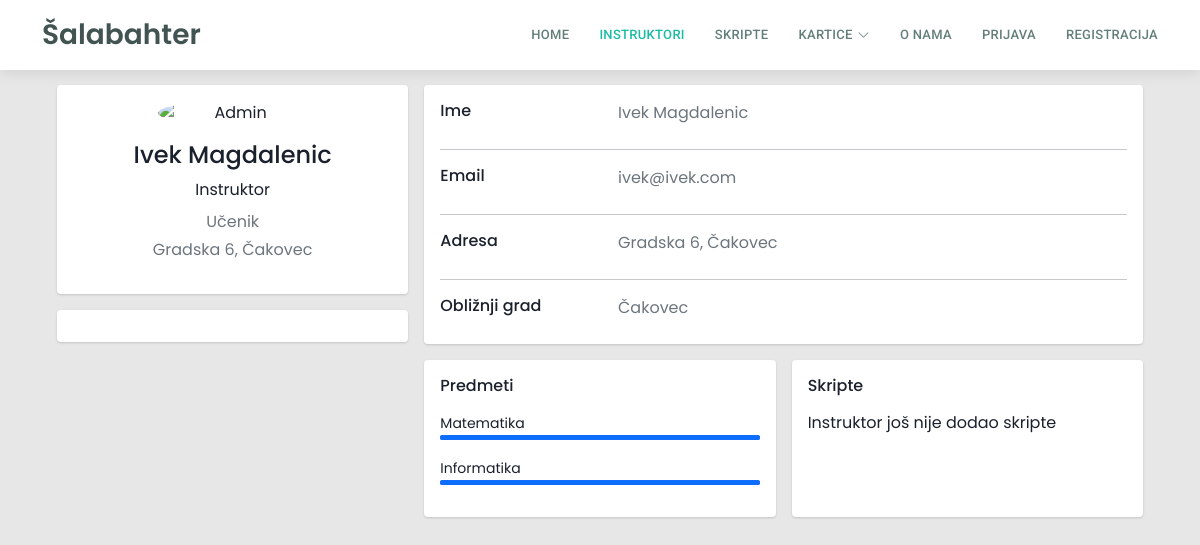
Page /profil?korisnik=21 on the earlier database version.
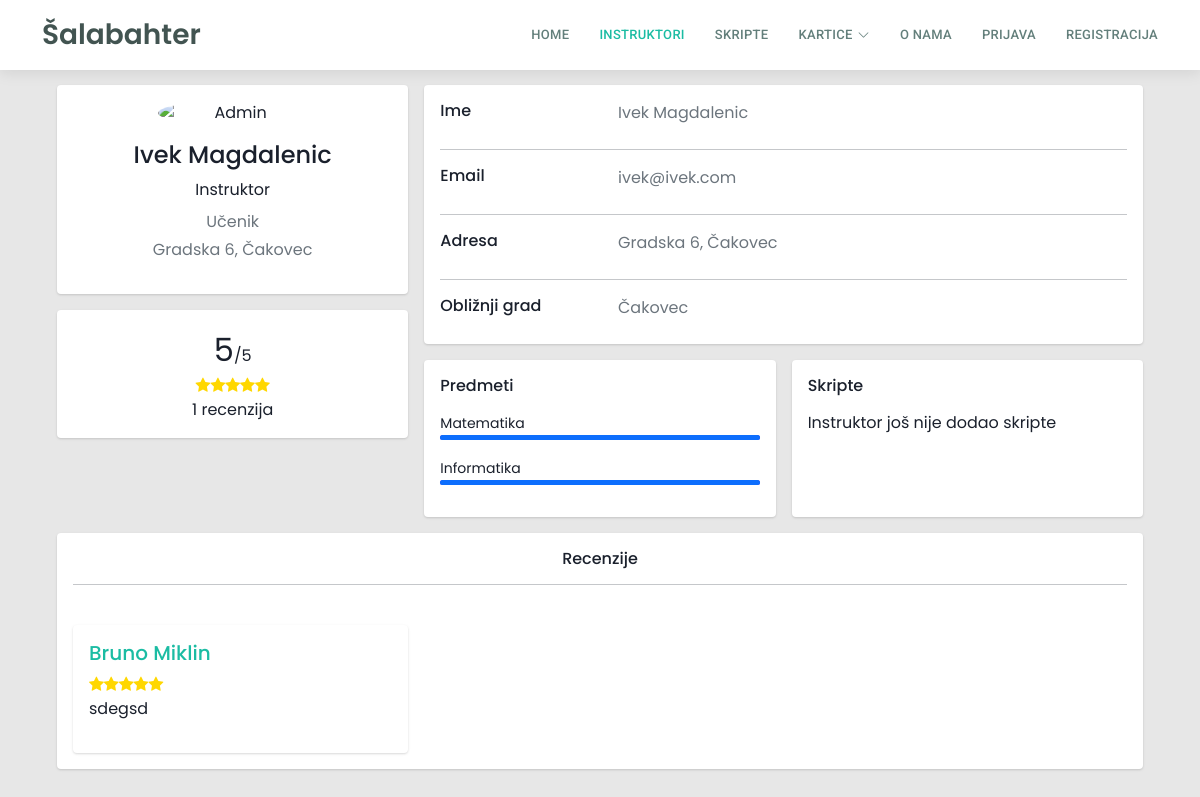
Same page on the later database version.
### tables this page shows
CREATE TABLE `predmeti` (
  `predmet_id` int(11) NOT NULL,
  `naziv_predmeta` varchar(255) DEFAULT NULL,
  `predmet_boja` varchar(255) NOT NULL
);

CREATE TABLE `recenzije` (
  `recenzija_id` int(11) NOT NULL,
  `ocjena` int(1) NOT NULL,
  `komentar` varchar(255) NOT NULL,
  `odKorisnika` int(11) NOT NULL,
  `zaKorisnika` int(11) NOT NULL
);

CREATE TABLE `korisnik` (
  `korisnik_id` int(11) NOT NULL,
  `ime` varchar(50) DEFAULT NULL,
  `prezime` varchar(50) DEFAULT NULL,
  `email` varchar(100) DEFAULT NULL,
  `lozinka` varchar(255) DEFAULT NULL,
  `adresa` varchar(255) DEFAULT NULL,
  `prebivaliste` varchar(255) NOT NULL,
  `mjesto` int(5) DEFAULT NULL,
  `slika_korisnika` varchar(255) DEFAULT NULL,
  `status_korisnika` int(20) DEFAULT NULL,
  `isAdmin` tinyint(1) NOT NULL
);

### profil/index.php (the view, shortened to what the changed rows need)
<?php
$con = require "../ukljucivanje/connection/spajanje.php";
$korisnikID = $_GET['korisnik'];
$sqlProvjeraInstruktora = "SELECT * FROM instruktori WHERE korisnik_id =  {$korisnikID}";
$rezultatInstruktor = $con->query($sqlProvjeraInstruktora);
$instruktor = $rezultatInstruktor->fetch_assoc();
if ($rezultatInstruktor->num_rows > 0) {
  $korisnikJeInstruktor = true;
} else {
  $korisnikJeInstruktor = false;
}
if ($korisnikJeInstruktor) {
  $sqlInstruktoroviPredmeti = "SELECT naziv_predmeta FROM instruktorovipredmeti,predmeti WHERE instruktorovipredmeti.predmet_id=predmeti.predmet_id AND instruktorovipredmeti.instruktor_id = {$instruktor['instruktor_id']}";
  $rezultatInstruktoroviPredmeti = $con->query($sqlInstruktoroviPredmeti);
}
$sqlDohvatiRecenzije = "SELECT * FROM recenzije WHERE zaKorisnika = {$korisnikID}";
$rezultatRecenzije = $con->query($sqlDohvatiRecenzije);
if ($rezultatRecenzije->num_rows > 0) {
  $imaRecenzije = true;
} else {
  $imaRecenzije = false;
}
?>
<!DOCTYPE html>
<html lang="en">
<head>
  <?php include '../assets/css/stiliranjeSporedno.php'; ?>
  <link rel="stylesheet" href="https://cdnjs.cloudflare.com/ajax/libs/font-awesome/4.7.0/css/font-awesome.min.css">
  <link href="../assets/css/recenzije.css" rel="stylesheet">
  <link href="../assets/css/nadzornaploca.css" rel="stylesheet">
</head>
<body>
  <?php include '../ukljucivanje/header.php'; ?>
  <div class="container" >
    <div class="main-body ">
      <div class="row gutters-sm">
        <div class="col-md-4 mb-3 ">
          <div class="card">
            <div class="card-body">
            </div>
          </div>
          <div class="card mt-3">
            <div class="card-body ">
              <div class="row">
                <div class="col-12 ">
                  <div class="content text-center">
                    <div class="ratings">
                      <?php if ($imaRecenzije) : ?>
                        <?php
                        $sqlDohvatiOcjene = "SELECT ROUND(AVG(ocjena),1) as prosjek, COUNT(ocjena) as brojOcjena FROM recenzije WHERE zaKorisnika = {$korisnikID} ";
                        $rezultatOcjene = $con->query($sqlDohvatiOcjene);
                        $ocjene = $rezultatOcjene->fetch_assoc();
                        $ocjene = floatval($ocjene['prosjek']);
                        $sqlBrojRecenzija = "SELECT COUNT(ocjena) as brojOcjena FROM recenzije WHERE zaKorisnika = {$korisnikID} ";
                        $rezultatBrojRecenzija = $con->query($sqlBrojRecenzija);
                        $brojRecenzija = $rezultatBrojRecenzija->fetch_assoc();
                        $brojRecenzija = $brojRecenzija['brojOcjena'];
                        ?>
                        <span style="font-size: 2em;"><?php echo $ocjene; ?></span><span>/5 <br></span>
                        <?php
                        for ($i = 1; $i <= 5; $i++) {
                          if ($i <= $ocjene) {
                            echo '<i class="fa fa-star" style="color:gold;"></i>';
                          } else {
                            echo '<i class="fa fa-star-o"></i>';
                          }
                        }
                        ?>
                        <div class="rating-text">
                          <span><?php echo $brojRecenzija ?> recenzija</span>
                          <br>
                        </div>
                      <?php endif; ?>
                    </div>
                  </div>
                </div>
              </div>
            </div>
          </div>
        </div>
        <div class="col-md-8">
          <?php if ($korisnikJeInstruktor) : ?>
            <div class="row gutters-sm">
              <div class="col-sm-6 mb-3">
                <div class="card h-100">
                  <div class="card-body">
                    <h6 class="d-flex align-items-center mb-3">Predmeti</h6>
                    <?php while ($row = $rezultatInstruktoroviPredmeti->fetch_assoc()) : ?>
                      <small><?php echo $row['naziv_predmeta']; ?></small>
                      <div class="progress mb-3" style="height: 5px">
                        <div class="progress-bar bg-primary" role="progressbar" style="width: 100%" aria-valuenow="80" aria-valuemin="0" aria-valuemax="100"></div>
                      </div>
                    <?php endwhile; ?>
                  </div>
                </div>
              </div>
            </div>
          <?php endif; ?>
        </div>
      </div>
      <?php if ($imaRecenzije) : ?>
        <div class="row">
          <div class="col-md-12">
            <div class="card mb-3">
              <div class="card-body">
                <div class="row">
                  <div class="col d-flex justify-content-center">
                    <h6 class="mb-0">Recenzije</h6>
                  </div>
                </div>
                <hr>
                <div class="row">
                  <?php
                  $sqlSveRecnezije = "SELECT * FROM recenzije WHERE zaKorisnika = {$korisnikID} LIMIT 6";
                  $rezultatSveRecenzije = $con->query($sqlSveRecnezije);
                  if ($rezultatSveRecenzije->num_rows > 0) :
                    while ($red = $rezultatSveRecenzije->fetch_assoc()) :
                      $sqlKorisnik = "SELECT korisnik_id, korisnik.ime, korisnik.prezime, recenzije.ocjena, recenzije.komentar
                        FROM korisnik
                        JOIN recenzije ON korisnik.korisnik_id = recenzije.odKorisnika
                        WHERE recenzije.recenzija_id = {$red['recenzija_id']}";
                      $rezultatKorisnik = $con->query($sqlKorisnik);
                      $korisnik = $rezultatKorisnik->fetch_assoc();
                  ?>
                      <div class="col-sm-4">
                        <div class="card mt-4 ">
                          <div class="card-body">
                            <div class="row">
                              <div class="col">
                                <h5><a class="link" href="?korisnik=<?php echo $korisnik['korisnik_id'] ?>"><?php echo $korisnik['ime'] . " " . $korisnik['prezime'] ?></a></h5>
                              </div>
                            </div>
                            <div class="row">
                              <div class="col">
                                <?php
                                for ($i = 1; $i <= 5; $i++) {
                                  if ($i <= $korisnik['ocjena']) {
                                    echo '<i class="fa fa-star" style="color:gold;"></i>';
                                  } else {
                                    echo '<i class="fa fa-star-o"></i>';
                                  }
                                }
                                ?>
                              </div>
                            </div>
                            <div class="row">
                              <div class="col">
                                <p><?php echo $korisnik['komentar'] ?></p>
                              </div>
                            </div>
                          </div>
                        </div>
                      </div>
                  <?php endwhile;
                  else : echo "Nema recenzija";
                  endif; ?>
                </div>
              </div>
            </div>
          </div>
        </div>
      <?php endif; ?>
    </div>
  </div>
</body>
</html>

Differences in the rows shown:
added recenzije: odKorisnika.ime "Bruno", odKorisnika.prezime "Miklin", ocjena 5 (drawn), komentar "sdegsd"
Other differences:
$ocjene: (not shown) → "5"
$brojRecenzija: (not shown) → "1"
text now shown: "/5 recenzija Recenzije"
